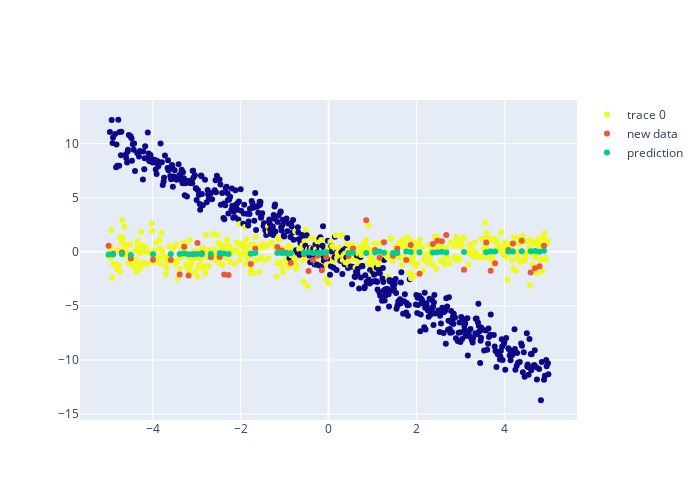

Here is the notebook cell this chart was saved with:
### Code cell
fig = go.Figure() 
fig.add_scatter(x=X['x'], y=y, mode='markers',marker_color=X['group'])
fig.add_scatter(x=new_X['x'], y=new_y, mode='markers', name='new data')
fig.add_scatter(x=new_X['x'], y=y_pred, mode='markers', name='prediction')
fig.update_layout(width=700, height=500)
